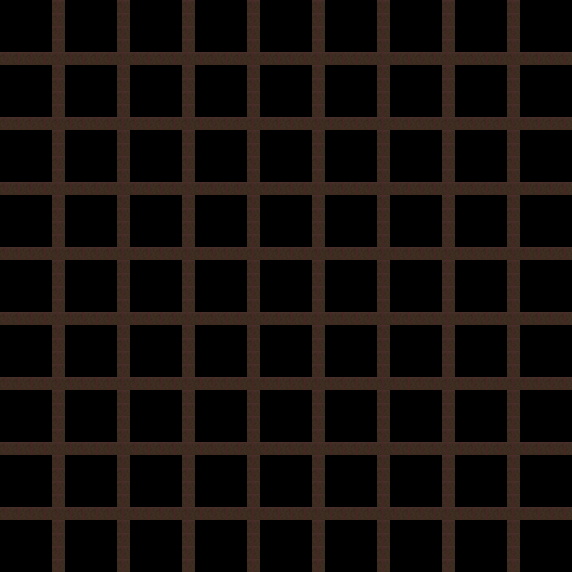

The image is a tile-based game level rendered from a .tmx file. Its description and source (layers, tilesets, objects; grid data summarised) follow:
An orthogonal 44x44 tile map with 13x13 px tiles, 1 tile layer (块层 1), 2 tilesets.

<map version="1.0" orientation="orthogonal" renderorder="left-down" width="44" height="44" tilewidth="13" tileheight="13" nextobjectid="1">
 <tileset firstgid="1" name="pawnwood4b" tilewidth="13" tileheight="13" tilecount="46" columns="1">
  <image source="pawnwood4b.png" width="13" height="13" />
 </tileset>
 <tileset firstgid="1060" name="pawnwood4b1" tilewidth="13" tileheight="13" tilecount="1" columns="1">
  <image source="pawnwood4b1.png" width="13" height="13" />
 </tileset>
 <layer name="块层 1" width="44" height="44">
  <data>[1936 cells, 640 non-empty, 1 distinct tile ids]</data>
 </layer>
</map>
